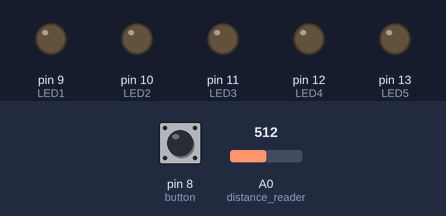
A sketch run on a simulated Arduino Uno, built with avr-gcc and run on an emulated ATmega328P. On the bench: output pins drawn as LEDs (lit = HIGH). Dashed ring = blinking. The test bench sets the inputs (shaded band); at power-on: pin 8 (button) LOW, A0 (distance_reader) = 512.

Above: at 1.2 s.
1.3 s: pin 8 (button) pulled HIGH for 0.15 s
At 4.3 s:
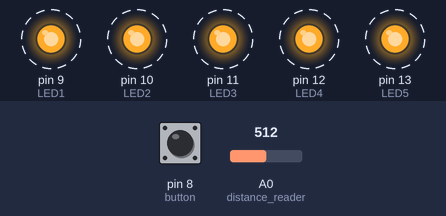
4.4 s: pin 8 (button) pulled HIGH for 1 s
At 5.7 s:
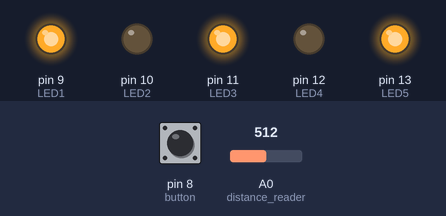
6.9 s: pin 8 (button) pulled HIGH for 0.15 s
At 7.49 s:
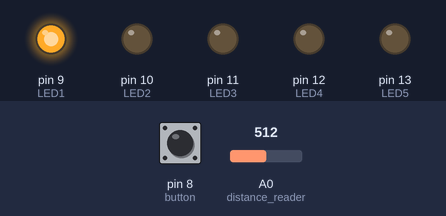
9.9 s: pin 8 (button) pulled HIGH for 3.2 s
Timing chart, 0 to 15.9 s (numbered marks = the images above; inputs shaded):
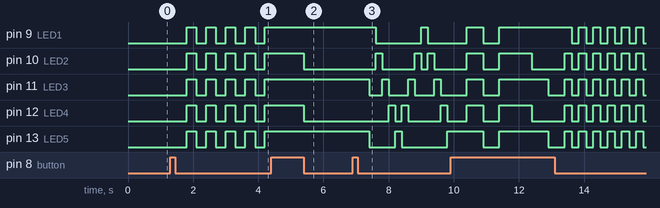

The sketch:

code_v1.ino
```cpp
// This is the Bike Light program.
// Written by Jack Fan and David Zhu.
// This program will allow the Arduino to do the following things:

// 0. Initial off.
// 1. Blinking.
// 2. All on.
// 3. Three on.
// 4. Bounce back and forth.
// 5. Blinking by proximity.

// Definitions.

// LEDS.
const int LED1 = 9;
const int LED2 = 10;
const int LED3 = 11;
const int LED4 = 12;
const int LED5 = 13;
const int distance_reader = A0;

// button and status.
const int button = 8;
int button_state = LOW;

// Modes.
const int modetype = 6; // How many different modes are there?
int mode = 0; // Tells what mode the device is in.
int state = 0; // The state allows us to create different blinking styles.

// Time.
long int time;
long int time_start;
int moving;

// Distance.
int distance;

// Setup.
void setup() {
  pinMode(LED1, OUTPUT);
  pinMode(LED2, OUTPUT);
  pinMode(LED3, OUTPUT);
  pinMode(LED4, OUTPUT);
  pinMode(LED5, OUTPUT);
  pinMode(distance_reader, INPUT);
  pinMode(button, INPUT);
  Serial.begin(9600);
}

// Loop.
void loop() {
  button_state = digitalRead(button);
  //Serial.print("Button State: ");
  //Serial.println(button_state);
  if (button_state==HIGH)
  {
    delay(500);
    mode = (mode+1)%modetype;
    state = 0;
    time = millis();
    time_start = millis();
  }
  //Serial.print("Mode ");
  //Serial.println(mode);

  if (mode == 0) { lightoff(); }
  if (mode == 1) { blinking(300); }
  if (mode == 2) { all_on(); }
  if (mode == 3) { three_on(); }
  if (mode == 4) { bounce (); }
  if (mode == 5) { blink_distance(); }
}

// All on.
void all_on() {
    digitalWrite(LED1, HIGH);
    digitalWrite(LED2, HIGH);
    digitalWrite(LED3, HIGH);
    digitalWrite(LED4, HIGH);
    digitalWrite(LED5, HIGH);
}

// Blinking.
void blinking(int blink_delay) {
  time = millis();
    if (time >= time_start + blink_delay)
    {
      state++;
      time_start = millis();
      time = millis();
    }
    if (state%2 == 0)
    {
      digitalWrite(LED1, HIGH);
      digitalWrite(LED2, HIGH);
      digitalWrite(LED3, HIGH);
      digitalWrite(LED4, HIGH);
      digitalWrite(LED5, HIGH);
    }
    if (state%2 == 1)
    {
      digitalWrite(LED1, LOW);
      digitalWrite(LED2, LOW);
      digitalWrite(LED3, LOW);
      digitalWrite(LED4, LOW);
      digitalWrite(LED5, LOW);
    }
    //Serial.print("time ");
    //Serial.print(time_start);
    //Serial.println(time);
}

// Blink by distance.
void blink_distance() {
  distance = analogRead(distance_reader);
  distance = 1500 - 2.5*distance;
  blinking(distance);
}

// Bounce.
void bounce() {
  time = millis();
    if (time >= time_start + 200)
    {
      if (moving == 0)
      {
        state++;
      }
      else
      {
        state--;
      }
      time_start = millis();
      time = millis();
    }
    if (state%5 == 0)
    {
      digitalWrite(LED2, LOW);
      digitalWrite(LED3, LOW);
      digitalWrite(LED4, LOW);
      digitalWrite(LED5, LOW);
      digitalWrite(LED1, HIGH);
      moving = 0;
    }
    if (state%5 == 1)
    {
      digitalWrite(LED1, LOW);
      digitalWrite(LED3, LOW);
      digitalWrite(LED2, HIGH);
    }
    if (state%5 == 2)
    {
      digitalWrite(LED2, LOW);
      digitalWrite(LED4, LOW);
      digitalWrite(LED3, HIGH);
    }
    if (state%5 == 3)
    {
      digitalWrite(LED3, LOW);
      digitalWrite(LED5, LOW);
      digitalWrite(LED4, HIGH);
    }
    if (state%5 == 4)
    {
      digitalWrite(LED4, LOW);
      digitalWrite(LED5, HIGH);
      moving = 1;
    }
}

// Light off.
void lightoff() {
  digitalWrite(LED1, LOW);
  digitalWrite(LED2, LOW);
  digitalWrite(LED3, LOW);
  digitalWrite(LED4, LOW);
  digitalWrite(LED5, LOW);
}

// Three lights on.
void three_on() {
  digitalWrite(LED1, HIGH);
  digitalWrite(LED2, LOW);
  digitalWrite(LED3, HIGH);
  digitalWrite(LED4, LOW);
  digitalWrite(LED5, HIGH);
}
```

Measured:
- after the input at 1.3 s, pin 9 (LED1), pin 10 (LED2), pin 11 (LED3), pin 12 (LED4), pin 13 (LED5): alternates HIGH for 0.30 s and LOW for 0.30 s, starting after 0.50 s
- after the input at 4.4 s, pin 9 (LED1), pin 11 (LED3), pin 13 (LED5): stops changing and stays HIGH
- after the input at 6.9 s, pin 9 (LED1): HIGH → LOW after 0.70 s, → HIGH 1.4 s later, → LOW 0.20 s later; pin 10 (LED2): goes HIGH 0.20 s, LOW 1.0 s, HIGH 0.20 s, LOW 0.20 s, HIGH 0.20 s, then LOW, starting after 0.70 s
